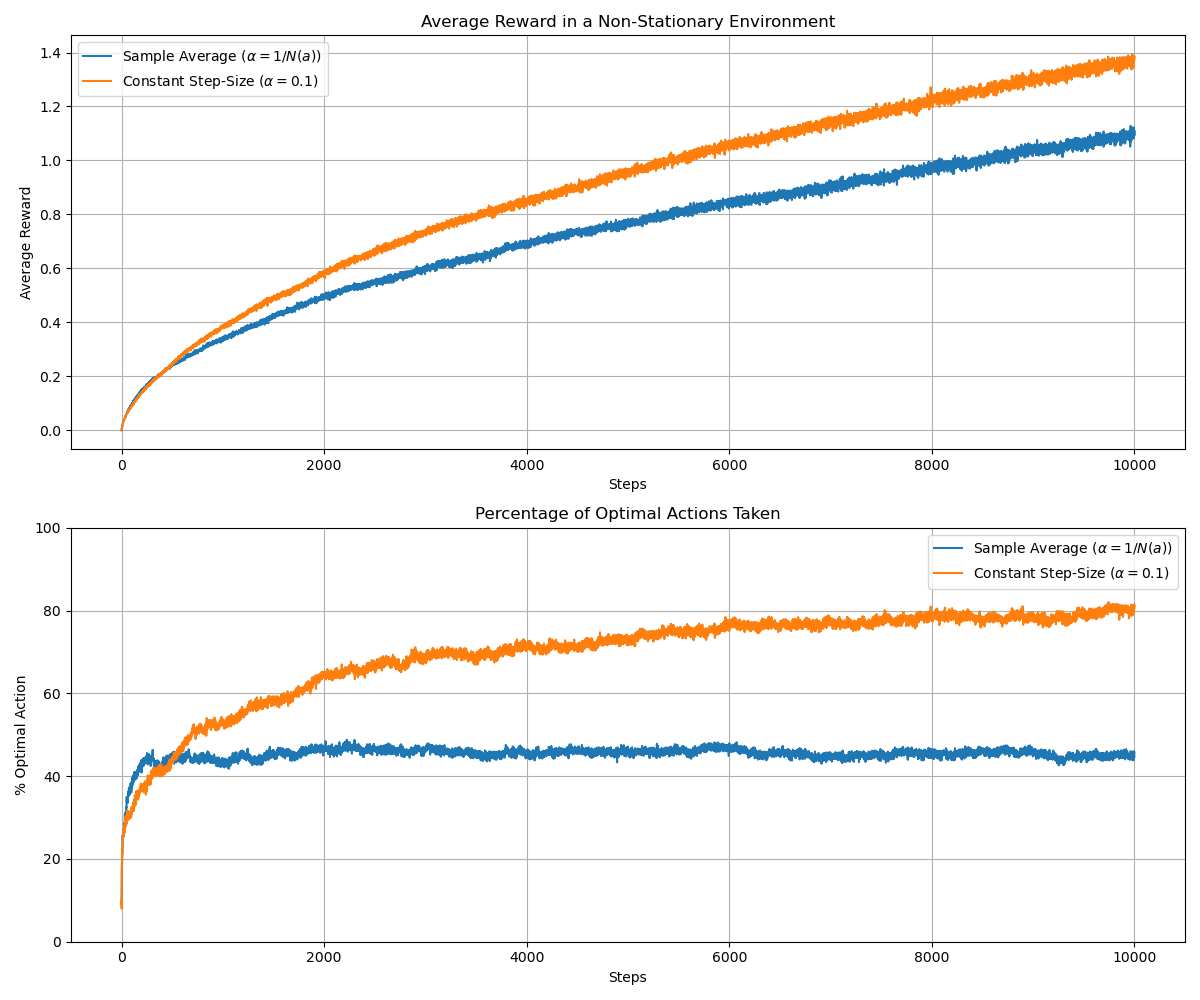

Recreate this plot in Python.
import numpy as np
import matplotlib.pyplot as plt
from tqdm import tqdm


class NonStationaryBandit:
    """
    一个非平稳的k臂赌博机环境。

    参数:
    k (int): 臂的数量。
    walk_mean (float): 真实奖励值随机游走的均值。
    walk_std (float): 真实奖励值随机游走的标准差。
    """

    def __init__(self, k=10, walk_mean=0.0, walk_std=0.01):
        self.k = k
        self.walk_mean = walk_mean
        self.walk_std = walk_std
        # 初始时所有臂的真实奖励值为0
        self.true_action_values = np.zeros(self.k)

    def step(self, action):
        """
        选择一个动作，获取奖励，并让环境进行一步随机游走。

        参数:
        action (int): 被选择的臂的索引。

        返回:
        float: 获得的奖励。
        """
        # 奖励就是当前的真实动作值
        reward = self.true_action_values[action]

        # 所有臂的真实值进行一次独立的随机游走
        random_walk = np.random.normal(self.walk_mean, self.walk_std, self.k)
        self.true_action_values += random_walk

        return reward

    def get_optimal_action(self):
        """返回当前最优的动作"""
        return np.argmax(self.true_action_values)


class EpsilonGreedyAgent:
    """
    一个使用ε-greedy策略和指定动作值更新方法的智能体。

    参数:
    k (int): 臂的数量。
    epsilon (float): ε-greedy策略中的探索率。
    alpha (float): 步长参数。如果alpha=0，则使用样本平均法。
    """

    def __init__(self, k=10, epsilon=0.1, alpha=0.1):
        self.k = k
        self.epsilon = epsilon
        self.alpha = alpha

        # 动作计数值，用于样本平均法
        self.action_counts = np.zeros(k)
        # 动作的估计值 Q(a)
        self.q_estimates = np.zeros(k)

    def choose_action(self):
        """使用ε-greedy策略选择一个动作。"""
        if np.random.rand() < self.epsilon:
            # 探索：随机选择一个动作
            return np.random.randint(self.k)
        else:
            # 利用：选择当前估计值最高的动作
            # 如果有多个最大值，从中随机选择一个
            max_q = np.max(self.q_estimates)
            best_actions = np.where(self.q_estimates == max_q)[0]
            return np.random.choice(best_actions)

    def update(self, action, reward):
        """根据给定的动作和奖励更新动作值估计。"""
        self.action_counts[action] += 1

        if self.alpha == 0:
            # 使用样本平均法，alpha = 1/N(a)
            step_size = 1.0 / self.action_counts[action]
        else:
            # 使用常量步长法
            step_size = self.alpha

        # 更新规则
        self.q_estimates[action] += step_size * (reward - self.q_estimates[action])


def run_experiment(k, num_steps, num_runs, epsilon, alpha):
    """
    运行完整的实验。

    返回:
    avg_rewards (np.array): 每一步的平均奖励。
    optimal_action_pct (np.array): 每一步选择最优动作的百分比。
    """
    # 存储每次运行的结果
    rewards_history = np.zeros((num_runs, num_steps))
    optimal_action_history = np.zeros((num_runs, num_steps))

    # 使用tqdm显示进度条
    for i in tqdm(range(num_runs), desc=f"Running alpha={alpha}"):
        bandit = NonStationaryBandit(k)
        agent = EpsilonGreedyAgent(k, epsilon, alpha)

        for step in range(num_steps):
            optimal_action = bandit.get_optimal_action()
            action = agent.choose_action()

            if action == optimal_action:
                optimal_action_history[i, step] = 1

            reward = bandit.step(action)
            rewards_history[i, step] = reward
            agent.update(action, reward)

    # 计算所有运行的平均值
    avg_rewards = rewards_history.mean(axis=0)
    optimal_action_pct = optimal_action_history.mean(axis=0) * 100

    return avg_rewards, optimal_action_pct


if __name__ == '__main__':
    # --- 实验参数 ---
    K = 10
    NUM_STEPS = 10000
    NUM_RUNS = 2000
    EPSILON = 0.1

    # --- 运行两种方法的实验 ---

    # 1. 样本平均法 (alpha = 0 是我们用来标识这种方法的标志)
    sample_avg_rewards, sample_avg_optimal_pct = run_experiment(
        k=K, num_steps=NUM_STEPS, num_runs=NUM_RUNS, epsilon=EPSILON, alpha=0
    )

    # 2. 常量步长法 (alpha = 0.1)
    constant_alpha_rewards, constant_alpha_optimal_pct = run_experiment(
        k=K, num_steps=NUM_STEPS, num_runs=NUM_RUNS, epsilon=EPSILON, alpha=0.1
    )

    # --- 绘图 ---
    plt.figure(figsize=(12, 10))

    # 图1：平均奖励
    plt.subplot(2, 1, 1)
    plt.plot(sample_avg_rewards, label=r'Sample Average ($ \alpha = 1/N(a) $)')
    plt.plot(constant_alpha_rewards, label=r'Constant Step-Size ($ \alpha = 0.1 $)')
    plt.xlabel('Steps')
    plt.ylabel('Average Reward')
    plt.title('Average Reward in a Non-Stationary Environment')
    plt.legend()
    plt.grid(True)

    # 图2：最优动作选择百分比
    plt.subplot(2, 1, 2)
    plt.plot(sample_avg_optimal_pct, label=r'Sample Average ($ \alpha = 1/N(a) $)')
    plt.plot(constant_alpha_optimal_pct, label=r'Constant Step-Size ($ \alpha = 0.1 $)')
    plt.xlabel('Steps')
    plt.ylabel('% Optimal Action')
    plt.title('Percentage of Optimal Actions Taken')
    plt.ylim(0, 100)
    plt.legend()
    plt.grid(True)

    plt.tight_layout()
    plt.show()
